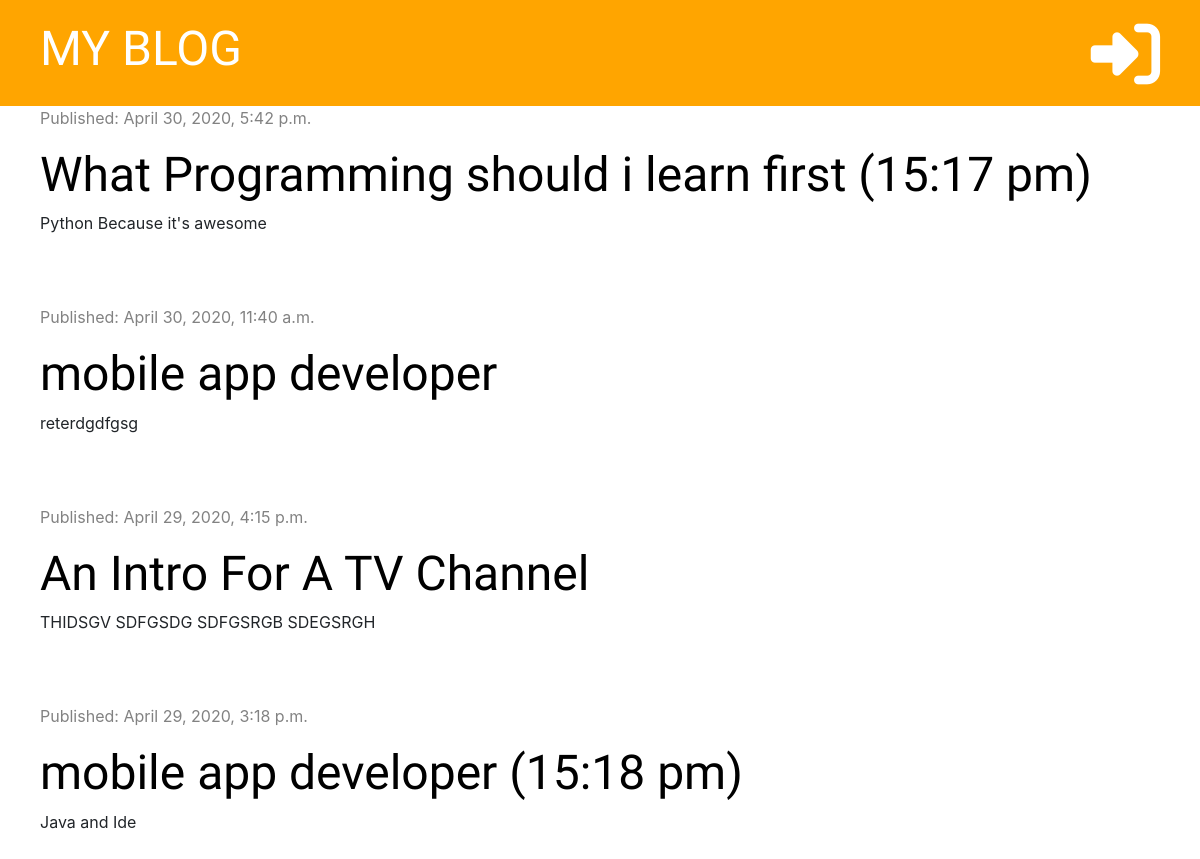
The app's page /, older data.
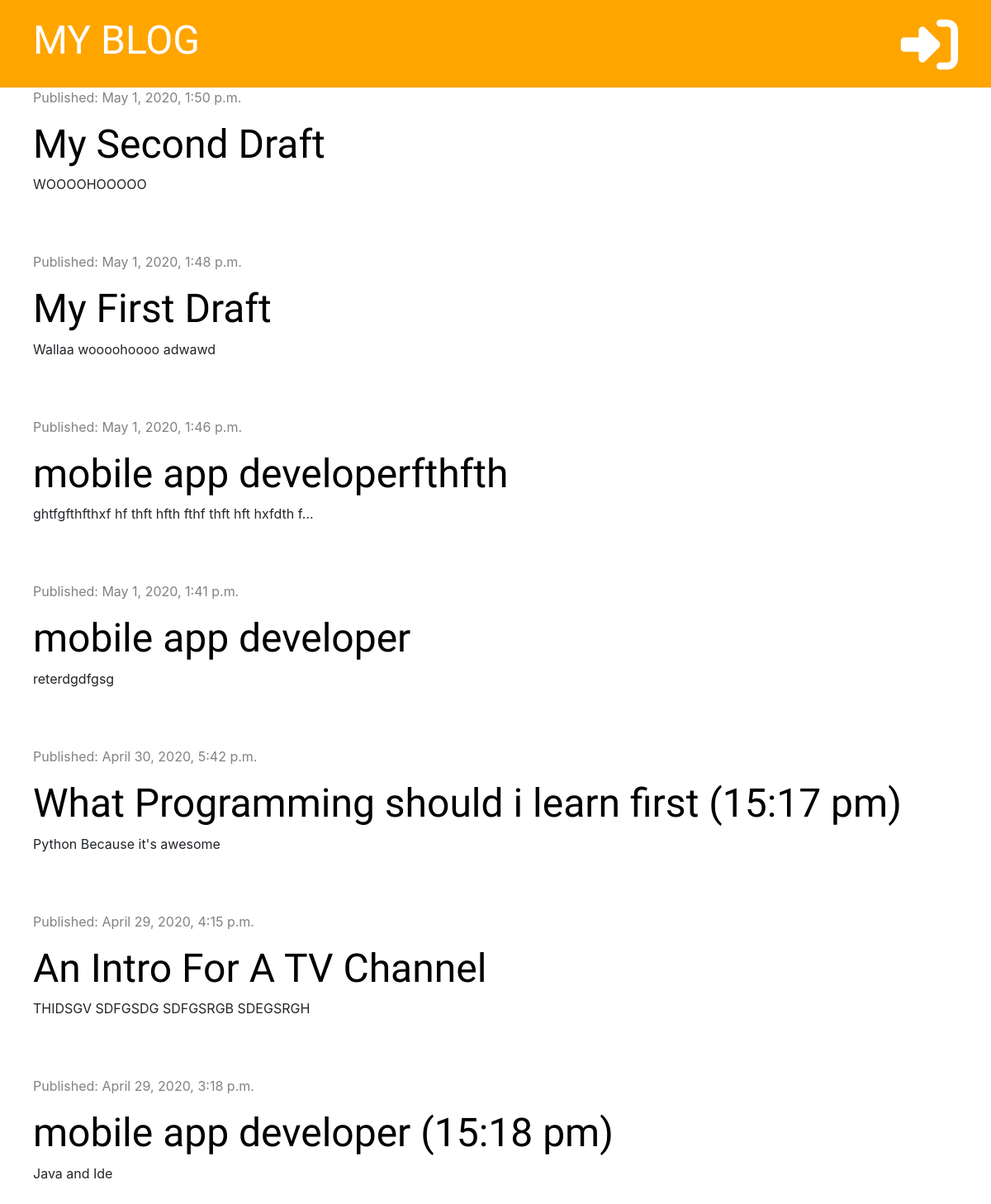
The same page, newer data.
### bolg/models.py (models this page shows, shortened)
class Post(models.Model):
    author =  models.ForeignKey('auth.User', on_delete=models.CASCADE)
    title = models.CharField(max_length=200)
    text = models.TextField()
    created_date = models.DateTimeField(default=timezone.now)
    published_date = models.DateTimeField(blank=True, null=True)

### bolg/views.py (the view)
# urls.py: path('', views.post_list, name='post_list'),
def post_list(request):
    posts = Post.objects.filter(published_date__lte=timezone.now()).order_by('-published_date')
    stuff_for_frontend = {'posts': posts}
    return render(request, 'bolg/post_list.html', stuff_for_frontend)

### bolg/templates/bolg/post_list.html (shortened to what this page needs)
{% extends 'bolg/base.html' %}
{% block content %}
    {% for post in posts %}
        <div class="post">
            <div class="date">
                <p>Published: {{ post.published_date }}</p>
            </div>
                <h1><a href="{% url 'post_detail' pk=post.pk %}">{{ post.title }}</a></h1>
                <p>{{ post.text|truncatechars:50|linebreaksbr }}</p>
        </div>
    {% endfor %}
{% endblock %}

### bolg/templates/bolg/base.html (shortened to what this page needs)
{% load static %}
<!DOCTYPE html>
<html lang="en">
<head>
    <link rel="stylesheet" href="https://maxcdn.bootstrapcdn.com/bootstrap/4.0.0/css/bootstrap.min.css">
    <link rel="stylesheet" href="{% static 'css/bolg.css' %}" type="text/css">
<body>
<div class="page-header">
    {% if user.is_authenticated %}
        <a href="{% url 'post_draft_list' %}" class="top-menu"><i class="fas fa-pencil-ruler fa-2x"></i></a>
        <a href="{% url 'post_new' %}" class="top-menu"><i class="fas fa-plus fa-2x"></i></a>
        <p class="top-menu">Hello, {{ user.username }} <small>(<a href="{% url 'logout' %}">Log out</a>)</small></p>
        {% else %}
        <a href="{% url 'login' %}" class="top-menu"><i class="fas fa-sign-in-alt fa-2x"></i></a>
    {% endif %}
    <h1><a href="{% url 'post_list' %}">MY BLOG</a></h1>
</div>
<div class="content container">
    <div class="row">
        <div style="flex-direction: colomn;">
            {% block content %}
            {% endblock %}
        </div>
    </div>
</div>
</body>
</html>

### bolg/static/css/bolg.css (style rules this page uses)
.page-header { background-color: orange; padding: 20px 20px 20px 40px; margin-top: 0; }
.page-header h1, .page-header h1 a { color: #ffffff; font-size: 36pt; text-decoration-line: none; }
.content { margin-left: 40px; }
h1, h2, h3, h4 { font-family: 'Tangerine', 'Inconsolata', 'Droid Sans', serif; font-size: 48px; }
.date { color: #828282; }
.post { margin-bottom: 70px; }
.post h1 a { color: black; }
.page-header .top-menu { color: #ffffff; float: right; font-size: 26pt; margin-right: 20px; }

Row changes from the older to the newer data that the page shows:
added Post: published_date "May 1, 2020, 1:50 p.m.", title "My Second Draft", text "WOOOOHOOOOO"
added Post: published_date "May 1, 2020, 1:48 p.m.", title "My First Draft", text "Wallaa woooohoooo adwawd"
added Post: published_date "May 1, 2020, 1:46 p.m.", title "mobile app developerfthfth", text "ghtfgfthfthxf hf thft hfth fthf thft hft hxfdth f…"
changed Post "mobile app developer": published_date "April 30, 2020, 11:40 a.m." → "May 1, 2020, 1:41 p.m."; moves up the list
